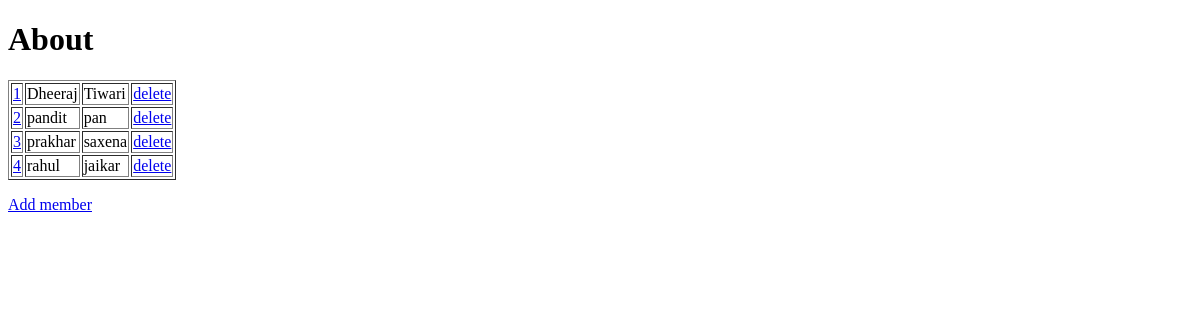
Page /about/ on the earlier database version.
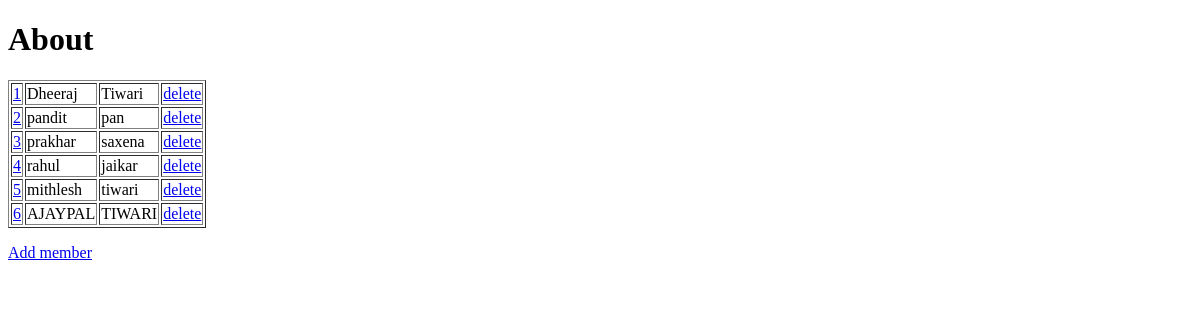
Same page on the later database version.
### about/models.py (models this page shows)
class About(models.Model):
    firstname=models.CharField(max_length=255)
    lastname=models.CharField(max_length=255)

### about/views.py (the view)
# urls.py: path('',views.about,name='about'),
def about(request):
    frnds=About.objects.all().values()
    template = loader.get_template('about.html')
    context = {
    'frnds': frnds,
  }
    return HttpResponse(template.render(context,request))

### about/templates/about.html (shortened to what this page needs)
<!DOCTYPE html>
<html lang="en">
<head>
</head>
<body>
  <h1>About</h1>
  <table border="1">
    {% for i in frnds %}
    <tr>
      <td><a href="update/{{ i.id }}">{{ i.id }}</a></td>
      <td>{{ i.firstname }}</td>
      <td>{{ i.lastname }}</td>
      <td><a href="delete/{{ i.id }}">delete</a></td>
    </tr>
    {% endfor %}
  </table>
  <p>
    <a href="add/">Add member</a>
  </p>
</body>
</html>

Differences in the rows shown:
added About: id "5", firstname "mithlesh", lastname "tiwari"
added About: id "6", firstname "AJAYPAL", lastname "TIWARI"
